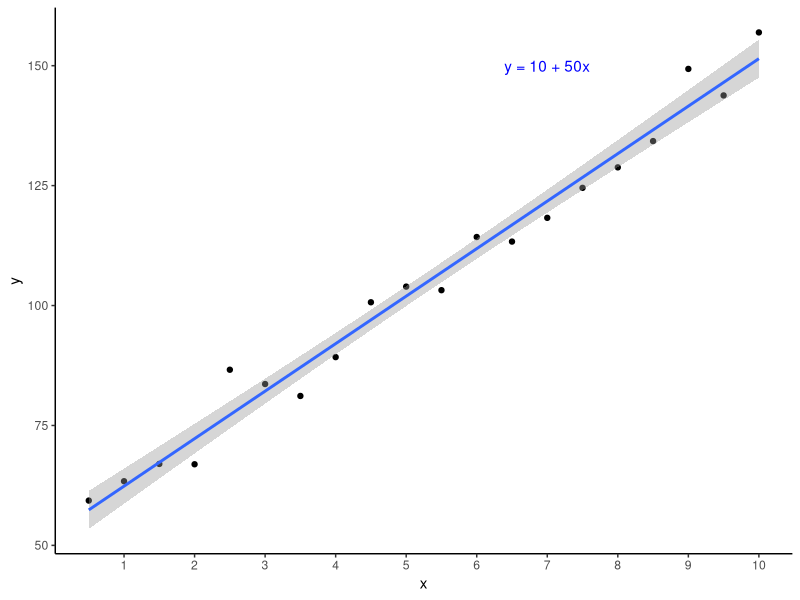
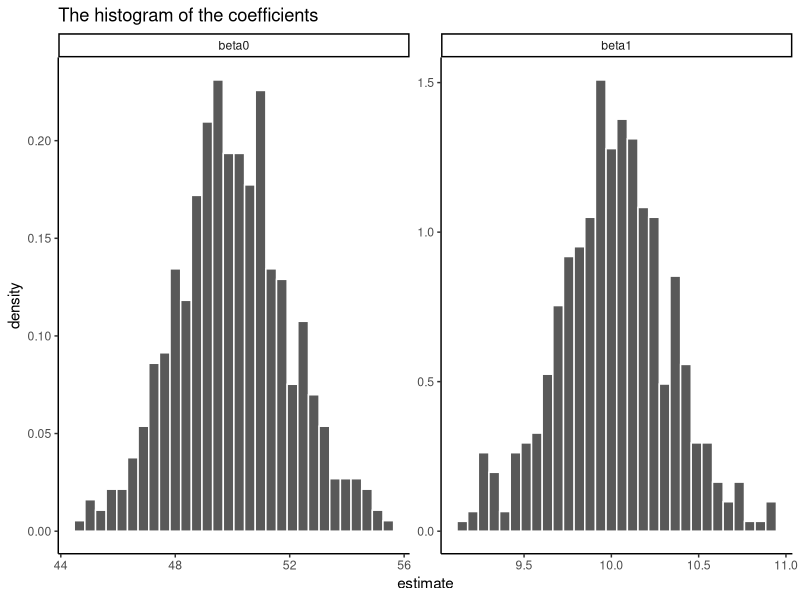
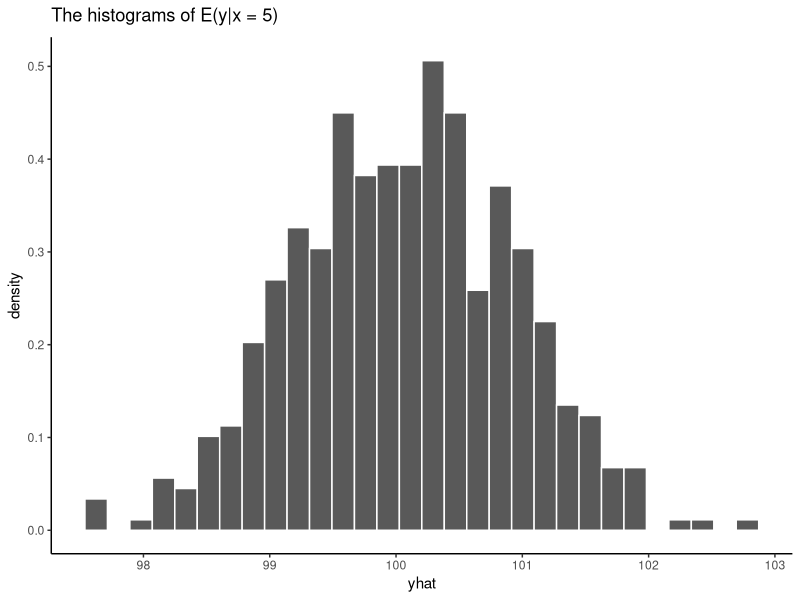

The R script that drew these images, in order:
## ---- chunk 1
knitr::opts_chunk$set(
	message = FALSE, 	warning = FALSE, comment = "",
	fig.width = 5, fig.asp = 0.68, fig.align = "center",
	eval = TRUE
)
## ---- chunk 2
library(tidyverse)
## ---- chunk 3
# generate 500 samples with 19 observations in each sample
set.seed(9999)

nReplicate <- 500

getObservation <- function(){
  beta <- c(50, 10)
  sigma <- 4
  x <- seq(0.5, 10, by = 0.5)
  y <- rnorm(n = length(x), 
             mean = beta[1]+beta[2]*x, 
             sd = sigma)
  sample <- tibble(x = x, y = y)
}

samples <- replicate(nReplicate, getObservation(), simplify = FALSE)

# draw one observation
samples[[1]] %>% 
  ggplot(aes(x, y)) +
    geom_point() + 
    geom_smooth(method = "lm") +
    annotate("text", x = 7, y = 150, 
             label = "y = 10 + 50x", color = "blue") +
    scale_x_continuous(breaks = 1:10) + 
    theme_classic()
## ---- chunk 4
fitlms <- lapply(samples, function(.sample){lm(y ~ 1 + x, data = .sample)})

coefs <- lapply(fitlms, broom::tidy) %>% bind_rows(.id = "replicate")
  
coefs_labeller <- labeller(term = c(`(Intercept)` = "beta0", x = "beta1"))

coefs %>% 
  ggplot(aes(x = estimate)) +
    geom_histogram(aes(y = ..density..), color = "white") + 
    facet_wrap(~ term, scales = "free", labeller = coefs_labeller) +
    labs(title = "The histogram of the coefficients") +
    theme_classic()
## ---- chunk 5
predictsAt5 <- lapply(fitlms, function(.fitlm){
  data.frame(yhat = predict(.fitlm, data.frame(x = 5)))
}) %>% 
  bind_rows(.id = "replicate")

ggplot(predictsAt5, aes(x = yhat)) +
  geom_histogram(aes(y = ..density..), color = "white") +
  labs(title = expression(paste("The histograms of E(y|x = 5)"))) +
  theme_classic()
## ---- chunk 6
coef_cis <- lapply(fitlms, function(.fitlm){
  as.data.frame(confint(.fitlm, "x", level = 0.95))
}) %>% 
  bind_rows(.id = "replicate")

coef_cis %>% 
  mutate(contain10 = (`2.5 %` <= 10) & (10 <= `97.5 %`)) %>% 
  summarise(confidence = mean(contain10))

## ---- chunk 7
predictsAt5_cis <- lapply(fitlms, function(.fitlm){
  data.frame(predict(.fitlm, data.frame(x = 5), interval = "confidence"))
}) %>% 
  bind_rows(.id = "replicate")

predictsAt5_cis %>% 
  mutate(contain100 = (lwr <= 100) & (100 <= upr)) %>% 
  summarise(confidence = mean(contain100))
